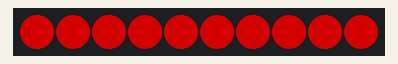
Bench run of a program on a simulated CircuitPython board. Shown: 10 RGB LEDs in strip order, left to right. Dim RGB values are drawn brighter than linear.

Above: at 0.1 s.
At 1.1 s:
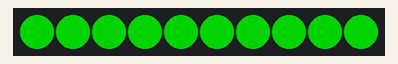
At 2.1 s:
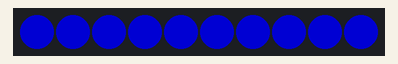
At 10.89 s:
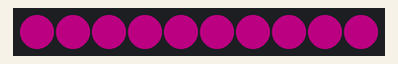
At 20.69 s:
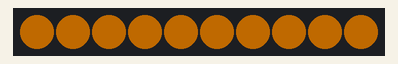
At 38.3 s:
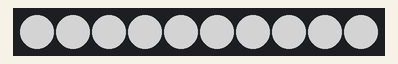

Measured:
- what the display in image 1 shows lasts 1.0 s, from 1.0 s to 2.0 s

The program:

Bluefruit_Onboard_Neopixel_v1.3.py
```python
""" Bluefruit_Onboard_Neopixel_v1.3.py
Illuminates the CPB's built-in NeoPixels (internally connected to pin 8).
Developed for The Art of Making: An Introduction to Hands-On System Design and Engineering
University of Pittsburgh Swanson School of Engineering
v1.2 Amelia Glenn 02/11/2022
Wheel() colorwheel function based on Adafruit's Flora demo code: https://learn.adafruit.com/pages/5682/elements/1711074/download

Latest version: v1.3

Last modified:
Benjamin Esquieres 02/17/2023
Changes:
Formatting and comments
"""

import board  # import board module to access board's pins
import neopixel  # import neopixel module to access neopixels
from time import sleep  # import sleep function from time library


def Wheel(wheelpos):
    """In python, functions must be defined before they are called. We'll use this later!
    Wheel(n) -- input a value n ranging from 0 to 255 to get a color value from a color wheel
    The colours are a transition red - green - blue - back to red."""
    wheelpos = 255 - wheelpos
    if wheelpos < 85:  # if wheelpos is less than 85
        return (255 - wheelpos * 3, 0, wheelpos * 3)  # return tuple with the calculated RGB values
    elif wheelpos < 170:  # if wheelpos is less than 170 but not less than 85
        wheelpos -= 85  # wheelpos = wheelpos - 85
        return (0, wheelpos * 3, 255 - wheelpos * 3)
    else:  # if wheelpos is not less than 170 (greater than or equal to 170)
        wheelpos -= 170
        return (wheelpos * 3, 255 - wheelpos * 3, 0)


"""Let's have the Bluefruit's onboard NeoPixels illuminate red, green, blue and white in sequence for 1 second each.// strip.setPixelColor(n, R, G, B) is the function used to send an RGB color value to a NeoPixel.
The first argument is the pin the neopixels are connected to, in this case pin D8
The second argument is the number of pixels in the strip. In this case, there is ten pixels on the "strip" -- so n=10
    red, green and blue range from 0 (off) to 255 (maximum brightness)
Note that onboard.fill DOES immeditely set the color;
if you want to set pixels as off, use (0,0,0)"""
onboard = neopixel.NeoPixel(board.D8, 10, brightness=0.5)

while True:
    onboard.fill((255, 0, 0))  # set onboard neopixels to red (255, 0, 0) and display
    sleep(1)  # Wait for 1 second. sleep() takes numbers in seconds

    onboard.fill((0, 255, 0))  # set pixel color to green
    sleep(1)

    onboard.fill((0, 0, 255))  # set pixel color to blue
    sleep(1)

    onboard.fill((255, 255, 255))  # set pixel color to white
    sleep(1)
    """Now let's transition smoothly through rainbow colors
    We'll use the function "Wheel" defined above"""
    for i in range(1, 5):  # for i = 1, 2, 3, 4
        for j in range(0, 255):  # for j = 0, 1, 2, ... , 254
            onboard.fill(Wheel(j))  # set pixel color to the value returned by Wheel(j)
            sleep(0.03)
```
